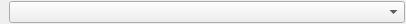
<?xml version="1.0" encoding="UTF-8"?>
<ui version="4.0">
 <class>UnivariateDistributionSelector</class>
 <widget class="QWidget" name="UnivariateDistributionSelector">
  <property name="geometry">
   <rect>
    <x>0</x>
    <y>0</y>
    <width>406</width>
    <height>22</height>
   </rect>
  </property>
  <property name="windowTitle">
   <string>Form</string>
  </property>
  <layout class="QHBoxLayout" name="horizontalLayout">
   <property name="spacing">
    <number>1</number>
   </property>
   <property name="leftMargin">
    <number>1</number>
   </property>
   <property name="topMargin">
    <number>1</number>
   </property>
   <property name="rightMargin">
    <number>1</number>
   </property>
   <property name="bottomMargin">
    <number>1</number>
   </property>
   <item>
    <widget class="QLabel" name="label">
     <property name="text">
      <string/>
     </property>
    </widget>
   </item>
   <item>
    <widget class="QComboBox" name="cmbUnivariateDistributions">
     <property name="sizePolicy">
      <sizepolicy hsizetype="MinimumExpanding" vsizetype="Fixed">
       <horstretch>0</horstretch>
       <verstretch>0</verstretch>
      </sizepolicy>
     </property>
    </widget>
   </item>
  </layout>
 </widget>
 <resources/>
 <connections/>
</ui>
